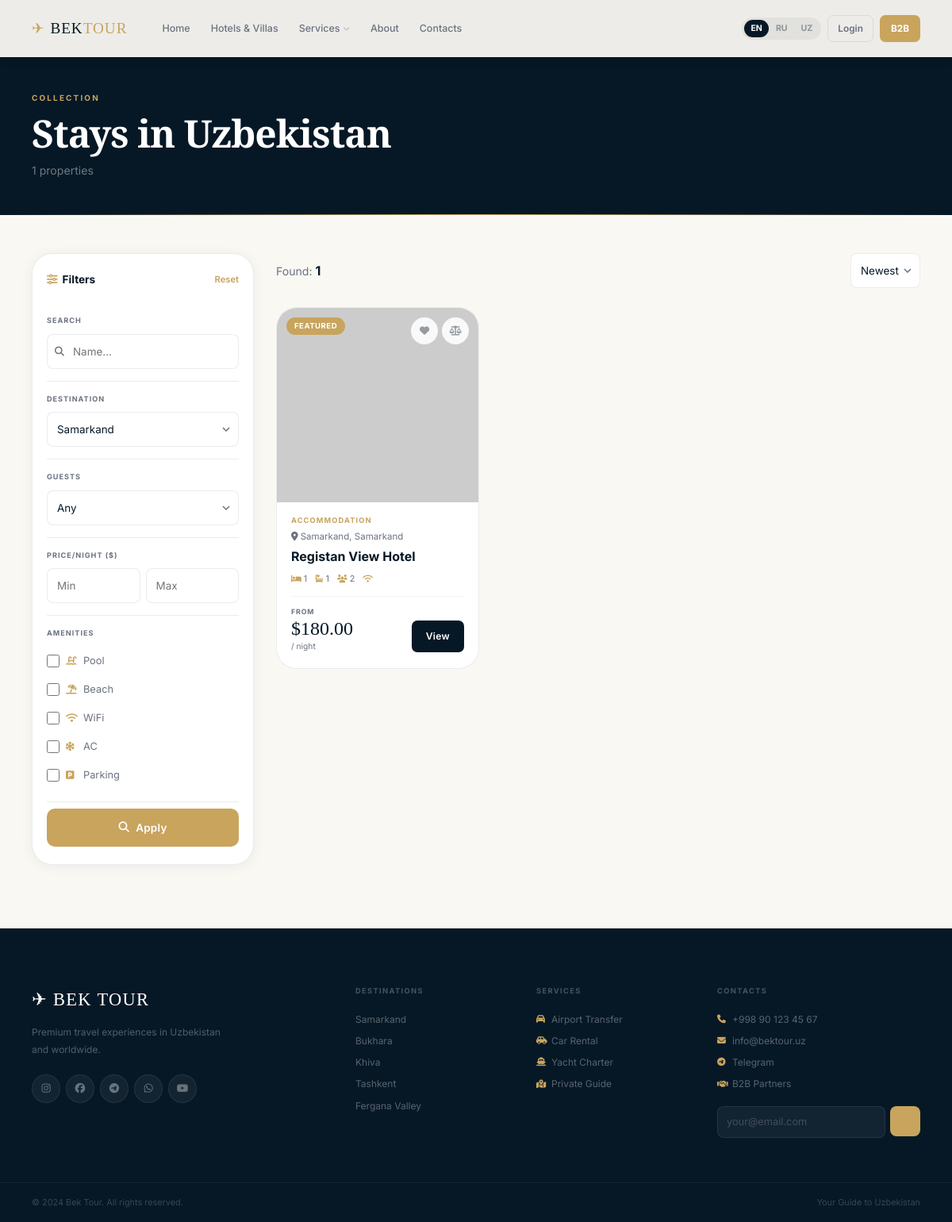
The app's page /villas/?country=1 with its own data.
### app/models/models.py (models this page shows)
class Villa(db.Model):
    __tablename__ = 'villas'
    id = db.Column(db.Integer, primary_key=True)
    title_en = db.Column(db.String(200), nullable=False)
    title_ru = db.Column(db.String(200))
    slug = db.Column(db.String(200), unique=True)
    description_en = db.Column(db.Text)
    description_ru = db.Column(db.Text)
    country_id = db.Column(db.Integer, db.ForeignKey('countries.id'))
    city = db.Column(db.String(100))
    address = db.Column(db.String(300))
    bedrooms = db.Column(db.Integer)
    bathrooms = db.Column(db.Integer)
    guests = db.Column(db.Integer)
    area = db.Column(db.Float)
    price_per_night = db.Column(db.Numeric(12, 2))
    price_per_week = db.Column(db.Numeric(12, 2))
    price_per_month = db.Column(db.Numeric(12, 2))
    price_b2b = db.Column(db.Numeric(12, 2))
    cover_image = db.Column(db.String(255))
    has_pool = db.Column(db.Boolean, default=False)
    has_beach = db.Column(db.Boolean, default=False)
    has_wifi = db.Column(db.Boolean, default=False)
    has_ac = db.Column(db.Boolean, default=False)
    has_parking = db.Column(db.Boolean, default=False)
    is_active = db.Column(db.Boolean, default=True)
    is_featured = db.Column(db.Boolean, default=False)
    rating = db.Column(db.Float, default=0.0)
    views = db.Column(db.Integer, default=0)
    created_at = db.Column(db.DateTime, default=datetime.utcnow)
    images = db.relationship('VillaImage', backref='villa', lazy='dynamic', cascade='all, delete-orphan')
    bookings = db.relationship('Booking', backref='villa', lazy='dynamic')
    reviews = db.relationship('Review', backref='villa', lazy='dynamic')

class Country(db.Model):
    __tablename__ = 'countries'
    id = db.Column(db.Integer, primary_key=True)
    name_en = db.Column(db.String(100), nullable=False)
    name_ru = db.Column(db.String(100))
    code = db.Column(db.String(5))
    image = db.Column(db.String(255))
    is_popular = db.Column(db.Boolean, default=False)
    villas = db.relationship('Villa', backref='country', lazy='dynamic')

### app/routes/villas.py (the view)
@villas_bp.route('/')
def index():
    q = request.args.get('q', '')
    country = request.args.get('country', type=int)
    guests = request.args.get('guests', type=int)
    min_price = request.args.get('min_price', type=float)
    max_price = request.args.get('max_price', type=float)
    has_pool = request.args.get('has_pool')
    has_beach = request.args.get('has_beach')
    has_wifi = request.args.get('has_wifi')
    has_ac = request.args.get('has_ac')
    has_parking = request.args.get('has_parking')
    sort = request.args.get('sort', 'created_at')
    page = request.args.get('page', 1, type=int)
    query = Villa.query.filter_by(is_active=True)
    if q: query = query.filter(Villa.title_en.ilike(f'%{q}%'))
    if country: query = query.filter(Villa.country_id == country)
    if guests: query = query.filter(Villa.guests >= guests)
    if min_price: query = query.filter(Villa.price_per_night >= min_price)
    if max_price: query = query.filter(Villa.price_per_night <= max_price)
    if has_pool: query = query.filter(Villa.has_pool == True)
    if has_beach: query = query.filter(Villa.has_beach == True)
    if has_wifi: query = query.filter(Villa.has_wifi == True)
    if has_ac: query = query.filter(Villa.has_ac == True)
    if has_parking: query = query.filter(Villa.has_parking == True)
    if sort == 'price_asc': query = query.order_by(Villa.price_per_night.asc())
    elif sort == 'price_desc': query = query.order_by(Villa.price_per_night.desc())
    elif sort == 'rating': query = query.order_by(Villa.rating.desc())
    else: query = query.order_by(Villa.created_at.desc())
    villas = query.paginate(page=page, per_page=12, error_out=False)
    countries = Country.query.all()
    return render_template('villas/list.html', villas=villas, countries=countries, q=q)

### app/__init__.py (called while the page is built)
    def __getattr__(self, key):
        return self._d.get(key, key)

### app/templates/villas/list.html (shortened to what this page needs)
{% extends 'base.html' %}
{% block content %}
<div class="page-hero">
  <div class="container">
    <span class="eyebrow">{% if lang=='ru' %}Каталог{% elif lang=='uz' %}Katalog{% else %}Collection{% endif %}</span>
    <h1 style="font-size:clamp(2rem,4vw,3rem);">{% if lang=='ru' %}Жильё в Узбекистане{% elif lang=='uz' %}O'zbekistonda turar joylar{% else %}Stays in Uzbekistan{% endif %}</h1>
    <p>{{ villas.total }} {% if lang=='ru' %}объектов{% elif lang=='uz' %}ob'ekt{% else %}properties{% endif %}</p>
  </div>
</div>
<div class="container" style="padding-top:48px;padding-bottom:80px;">
  <form method="GET" action="{{ url_for('villas.index') }}">
    <div style="display:grid;grid-template-columns:280px 1fr;gap:28px;align-items:start;">
      <aside class="filter-panel">
        <div class="fp-head">
          <b><i class="fa fa-sliders-h" style="color:var(--gold);margin-right:6px;"></i>{% if lang=='ru' %}Фильтры{% elif lang=='uz' %}Filtrlar{% else %}Filters{% endif %}</b>
          <a href="{{ url_for('villas.index') }}" class="fp-reset">{% if lang=='ru' %}Сбросить{% elif lang=='uz' %}Tozalash{% else %}Reset{% endif %}</a>
        </div>
        <div class="fp-group">
          <span class="fp-lbl">{% if lang=='ru' %}Поиск{% elif lang=='uz' %}Qidirish{% else %}Search{% endif %}</span>
          <div style="position:relative;">
            <input type="text" name="q" value="{{ q or '' }}" placeholder="{% if lang=='ru' %}Название...{% elif lang=='uz' %}Nomi...{% else %}Name...{% endif %}" class="f-in" style="padding-left:32px;">
            <i class="fa fa-search" style="position:absolute;left:10px;top:50%;transform:translateY(-50%);color:var(--muted);font-size:.74rem;"></i>
          </div>
        </div>
        <div class="fp-group">
          <span class="fp-lbl">{% if lang=='ru' %}Направление{% elif lang=='uz' %}Yo\'nalish{% else %}Destination{% endif %}</span>
          <select name="country" class="f-in" onchange="this.form.submit()">
            {% for c in countries %}<option value="{{ c.id }}" {% if request.args.get('country')|int == c.id %}selected{% endif %}>{{ c.name_en }}</option>{% endfor %}
          </select>
        </div>
        <div class="fp-group">
          <span class="fp-lbl">{% if lang=='ru' %}Гостей{% elif lang=='uz' %}Mehmonlar{% else %}Guests{% endif %}</span>
          <select name="guests" class="f-in" onchange="this.form.submit()">
            <option value="">{% if lang=='ru' %}Любое{% elif lang=='uz' %}Istalgan{% else %}Any{% endif %}</option>
          </select>
        </div>
        <div class="fp-group">
          <span class="fp-lbl">{% if lang=='ru' %}Цена/ночь ($){% elif lang=='uz' %}Narx/kecha ($){% else %}Price/night ($){% endif %}</span>
          <div class="price-row">
            <input type="number" name="min_price" placeholder="Min" class="f-in" value="{{ request.args.get('min_price','') }}">
            <input type="number" name="max_price" placeholder="Max" class="f-in" value="{{ request.args.get('max_price','') }}">
          </div>
        </div>
        <div class="fp-group">
          <span class="fp-lbl">{% if lang=='ru' %}Удобства{% elif lang=='uz' %}Qulayliklar{% else %}Amenities{% endif %}</span>
          {% for field, icon, en, ru, uz in [
            ('has_pool','fa-swimming-pool','Pool','Бассейн','Hovuz'),
            ('has_beach','fa-umbrella-beach','Beach','Пляж','Qirg\'oq'),
            ('has_wifi','fa-wifi','WiFi','WiFi','WiFi'),
            ('has_ac','fa-snowflake','AC','Кондиционер','Konditsioner'),
            ('has_parking','fa-parking','Parking','Парковка','Avtoturargoh'),
          ] %}
          <label class="chk">
            <input type="checkbox" name="{{ field }}" value="1" {% if request.args.get(field) %}checked{% endif %} onchange="this.form.submit()">
            <i class="fa {{ icon }}" style="color:var(--gold);width:14px;font-size:.75rem;"></i>
            {% if lang=='ru' %}{{ ru }}{% elif lang=='uz' %}{{ uz }}{% else %}{{ en }}{% endif %}
          </label>
          {% endfor %}
        </div>
        <button type="submit" class="btn btn-gold btn-block" style="margin-top:8px;">
          <i class="fa fa-search"></i> {% if lang=='ru' %}Применить{% elif lang=='uz' %}Qo\'llash{% else %}Apply{% endif %}
        </button>
      </aside>
      <div>
        <div style="display:flex;align-items:center;justify-content:space-between;margin-bottom:24px;flex-wrap:wrap;gap:10px;">
          <div style="font-size:.88rem;color:var(--muted);">
            {% if lang=='ru' %}Найдено:{% elif lang=='uz' %}Topildi:{% else %}Found:{% endif %}
            <strong style="color:var(--ink);font-size:1rem;"> {{ villas.total }}</strong>
          </div>
          <select name="sort" class="f-in" style="width:auto;" onchange="this.form.submit()">
            <option value="created_at">{% if lang=='ru' %}Новые{% elif lang=='uz' %}Yangi{% else %}Newest{% endif %}</option>
          </select>
        </div>
        {% if villas.items %}
        <div class="villas-grid">
          {% for villa in villas.items %}
          <div class="vcard">
            <div class="vcard-img">
              <img src="https://picsum.photos/seed/uzstay{{ villa.id }}x/800/600" alt="{{ villa.title_en }}" loading="lazy">
              {% if villa.is_featured %}<div class="vcard-badge vb-gold">Featured</div>{% endif %}
              <div class="vcard-acts">
                <button class="vcard-act" data-fav="{{ villa.id }}"><i class="fa fa-heart"></i></button>
                <button class="vcard-act" data-cmp="{{ villa.id }}" data-name="{{ villa.title_en }}"><i class="fa fa-balance-scale"></i></button>
              </div>
            </div>
            <div class="vcard-body">
              <div class="vcard-tag">{% if lang=='ru' %}Размещение{% elif lang=='uz' %}Turar joy{% else %}Accommodation{% endif %}</div>
              <div class="vcard-loc"><i class="fa fa-map-marker-alt"></i> {{ villa.city or '' }}{% if villa.country %}, {{ villa.country.name_en }}{% endif %}</div>
              <div class="vcard-title"><a href="{{ url_for('villas.detail', slug=villa.slug) }}">{{ villa.title_en }}</a></div>
              <div class="vcard-meta">
                {% if villa.bedrooms %}<span><i class="fa fa-bed"></i> {{ villa.bedrooms }}</span>{% endif %}
                {% if villa.bathrooms %}<span><i class="fa fa-bath"></i> {{ villa.bathrooms }}</span>{% endif %}
                {% if villa.guests %}<span><i class="fa fa-users"></i> {{ villa.guests }}</span>{% endif %}
                {% if villa.has_wifi %}<span><i class="fa fa-wifi"></i></span>{% endif %}
              </div>
              <div class="vcard-foot">
                <div>
                  <div class="vcard-pl">{{ t.from_label }}</div>
                  <div class="vcard-price">${{ villa.price_per_night }}</div>
                  <div class="vcard-per">{{ t.per_night }}</div>
                </div>
                <a href="{{ url_for('villas.detail', slug=villa.slug) }}" class="btn btn-ink btn-sm">{{ t.btn_view }}</a>
              </div>
            </div>
          </div>
          {% endfor %}
        </div>
        {% endif %}
      </div>
    </div>
  </form>
</div>
{% endblock %}

### records on screen
Villa: is_featured "FEATURED", city "Samarkand", country.name_en "Samarkand", title_en "Registan View Hotel", bedrooms "1", bathrooms "1", guests "2", has_wifi True (drawn), from_label "FROM", price_per_night "180.00", per_night "/ night", btn_view "View"

### other values on screen
{{ t.nav_home }} "Home"
{{ t.nav_villas }} "Hotels & Villas"
{{ t.nav_services }} "Services"
{{ t.nav_about }} "About"
{{ t.nav_contacts }} "Contacts"
{{ t.login }} "Login"
{{ villas.total }} "1"
{{ en }} "Pool" "Beach" "WiFi" "AC" "Parking"
{{ t.footer_desc }} "Premium travel experiences in Uzbekistan and worldwide."
{{ t.nav_services }} "SERVICES"
{{ t.serv_transfer }} "Airport Transfer"
{{ t.serv_car }} "Car Rental"
{{ t.serv_yacht }} "Yacht Charter"
{{ t.serv_guide }} "Private Guide"
{{ t.nav_contacts }} "CONTACTS"
